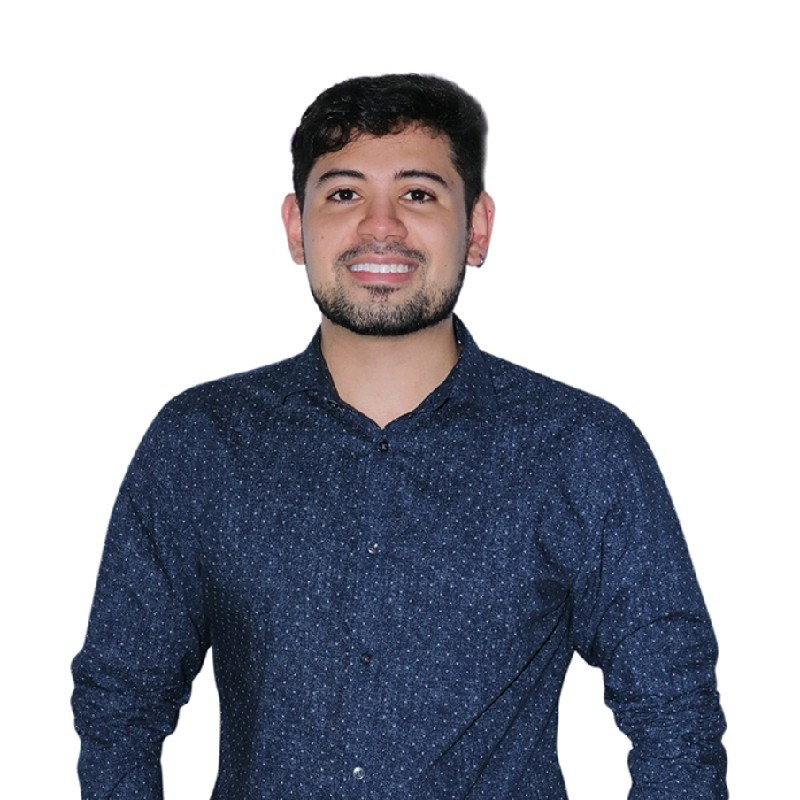
#> input picture Foto.jpg, 800 x 800 px; the run also reads 1 picture not shown here
$ jupyter execute --allow-errors Test1.ipynb
#> lines starting #> are read from the running program, lines starting #| are printed output that depends on the picture
[cell 1]
def image_convert(filename,Originalfolder,FinalFolder):
#> called with filename = 'Foto.jpg', Originalfolder = '', FinalFolder = ''
    import matplotlib.image as mpimg
    if Originalfolder == '':
        img=Image.open(os.path.join(Originalfolder, filename))
#> img is the input picture: PIL image 800x800 RGB; mean R, G, B 166.3, 168.8, 178
        img = img.convert("L")
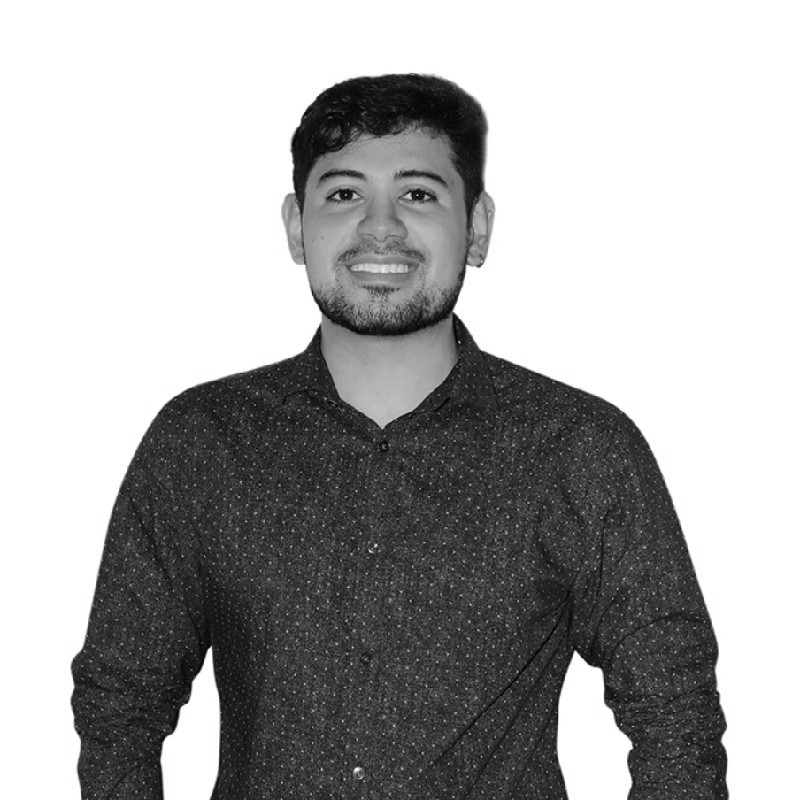
#> img: PIL image 800x800 L; min 0, max 255, mean 169.1
        img = img.resize((256, 256))
#> img: PIL image 256x256 L
        img = np.array(img)
        return img
    else:
        img=Image.open(os.path.join(Originalfolder, filename))
        img = img.convert("L")
        img = img.resize((256, 256))
        img.save(os.path.join(FinalFolder, filename))
        img = mpimg.imread(os.path.join(FinalFolder, filename))
        return img

[cell 2]
import matplotlib.pyplot as plt
import matplotlib.image as mpimg
from PIL import Image
import os
import numpy as np

# Load the image and display it
# imgyo = mpimg.imread('Foto.jpg')
imgyo=image_convert('Foto.jpg','','')
plt.imshow(imgyo, cmap='gray')
imgyo.shape
#> Out = (256, 256)

[cell 3]
import matplotlib.pyplot as plt


# Define the folder where the images are located
Originalfolder  = 'C:\\Users\\acdzapata\\Documents\\Personal\\Especialización\\ML 2\\imagenes'
FinalFolder = 'C:\\Users\\acdzapata\\Documents\\Personal\\Especialización\\ML 2\\imagenes2'

# Load all the images into an array
images = []
for filename in os.listdir(Originalfolder):
    img=image_convert(filename,Originalfolder,FinalFolder)
    plt.imshow(img)
    images.append(img)


# Calculate the average image
avg_img = np.mean(images, axis=0)

# Display the average image
plt.imshow(avg_img, cmap='gray')
plt.show()

[cell 4]
# Calculate the Euclidean distance between your face and the average face
distance = np.linalg.norm(imgyo - avg_img)
#> distance = 1011.3

#np.linalg.norm() calculates the norm of a givn vector or matrix.Remember
#that the norm is a mathematical concept that measures the "size" or "magnitude" of a vector or matrix.

print(f'The distance between your face and the average face is {distance:.2f}')
#| The distance between your face and the average face is 1011.35

[cell 5]
# [10 lines of commented-out code are left out]

## Let’s create the unsupervised Python package

[cell 6]
import numpy as np

class PCA:
    def __init__(self, n_components, method = "eigen"):

        self.n_components = n_components
        self.method = method
        self.components = None
        self.mean = None

    def fit(self, X):
        # center the data
        self.mean = np.mean(X, axis=0)
        self.transform(X)

    def transform(self, X):
        X = X - self.mean

        if self.method == "svd":
            U, s, Vt = np.linalg.svd(X)
            if self.n_components is not None:
                U = U[:, :self.n_components]
                s = s[:self.n_components]
                Vt = Vt[:self.n_components, :]
            self.components = Vt[:self.n_components].T

        elif self.method == "eigen":
            # Calculate the covariance matrix of X
            cov_X = np.cov(X, rowvar=False)
            # Calculate the eigenvalues and eigenvectors of the covariance matrix
            eigvals, eigvecs = np.linalg.eigh(cov_X)
            # Sort the eigenvectors by descending eigenvalues
            idx = np.argsort(eigvals)[::-1]
            eigvals = eigvals[idx]
            eigvecs = eigvecs[:, idx]

            # store the first n_components eigenvectors as the principal components
            self.components = eigvecs[:, : self.n_components]

    def fit_transform(self, X):
        # center the data
        X = X - self.mean

        # project the data onto the principal components
        X_transformed = np.dot(X, self.components)

        return X_transformed

[cell 7]
import matplotlib.pyplot as plt
from sklearn.datasets import load_wine, load_iris

# Load DataSet
wine_data = load_wine()
X, y = wine_data['data'], wine_data['target']

print(X.shape)
print(y.shape)

[cell 8]
plot = plt.scatter(X[:,0], X[:,2], c=y)

plt.legend(handles=plot.legend_elements()[0],
           labels=list(wine_data['target_names']))

plt.show()

[cell 9]
# create a PCA object with 2 components
pca = PCA(n_components=2)
# fit the data
pca.fit(X)

# transform the data using the PCA object
X_transformed = pca.fit_transform(X)

print(X_transformed.shape)

[cell 10]
plot = plt.scatter(X_transformed[:,0], X_transformed[:,1], c=y)

plt.legend(handles=plot.legend_elements()[0],
           labels=list(wine_data['target_names']))

plt.show()

[cell 11]
from sklearn.preprocessing import StandardScaler
from sklearn.pipeline import Pipeline

# Normalise the data
scaler = StandardScaler()
scaler.fit(X)
X_normalised = scaler.fit_transform(X)

# Apply PCA now
pca.fit(X_normalised)

# transform the data using the PCA object
X_transformed = pca.fit_transform(X_normalised)


plot = plt.scatter(X_transformed[:,0], X_transformed[:,1], c=y)

plt.legend(handles=plot.legend_elements()[0],
           labels=list(wine_data['target_names']))

plt.show()
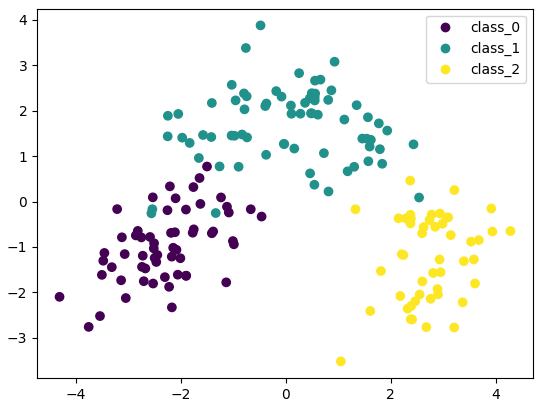
#> figure drawn by matplotlib, 1 panel

[cell 12]
imgyo.shape
#> Out = (256, 256)

[cell 13]
# create a PCA object with 2 components
pca = PCA(n_components=100,method="svd")
# fit the data
pca.fit(imgyo)
#> in transform (call 3), `X = X - self.mean`:
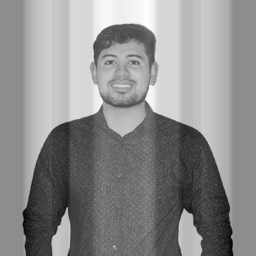
#> X: shape (256, 256) float64; min -208.4, max 169.4, mean 0; drawn with min black and max white
#> in transform (call 3), `U, s, Vt = np.linalg.svd(X)`:
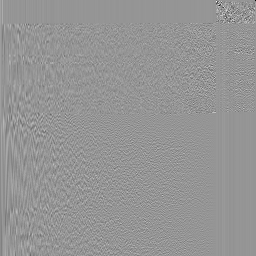
#> U: shape (256, 256) float64; min -0.962, max 0.68, mean 0.000167; drawn with min black and max white
#> in transform (call 3), `U, s, Vt = np.linalg.svd(X)`:
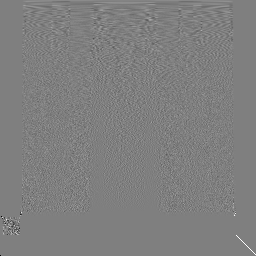
#> Vt: shape (256, 256) float64; min -0.999, max 1, mean 0.000523; drawn with min black and max white
#> in transform (call 3), `U, s, Vt = np.linalg.svd(X)`: s = 256 values, max 17001.7 at index 0, min 1.44e-12 at index 255, mean 324.6
#> in transform (call 3), `U = U[:, :self.n_components]`:
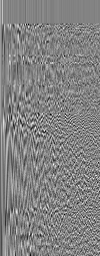
#> U: shape (256, 100) float64; min -0.298, max 0.282, mean -1.79e-18; drawn with min black and max white
#> in transform (call 3), `s = s[:self.n_components]`: s = 100 values, max 17001.7 at index 0, min 112 at index 99, mean 782.4
#> in transform (call 3), `Vt = Vt[:self.n_components, :]`:
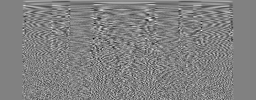
#> Vt: shape (100, 256) float64; min -0.382, max 0.371, mean 0.000765; drawn with min black and max white

# transform the data using the PCA object
imgyoreinvented = pca.fit_transform(imgyo)
#> in fit_transform (call 3), `X_transformed = np.dot(X, self.components)`:
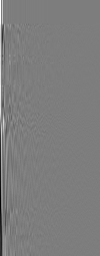
#> X_transformed: shape (256, 100) float64; min -1370.9, max 1409.2, mean 0; drawn with min black and max white

print(imgyoreinvented.shape)
#| (256, 100)

[cell 14]
plt.subplot(121)
plt.imshow(imgyo, cmap='gray')
plt.title('Old Me')

plt.subplot(122)
plt.imshow(imgyoreinvented, cmap='gray')
plt.title('New...me?')

plt.show()

## Punto 5 y 6

[cell 15]
import numpy as np
import matplotlib.pyplot as plt
from sklearn.datasets import fetch_openml
from sklearn.linear_model import LogisticRegression
from sklearn.model_selection import train_test_split

#> (a cell that did not finish here is left out)

#> (a cell that did not finish here is left out)

[cell 18]
X /= 255.0

[cell 19]
X_train, X_test, y_train, y_test = train_test_split(X, y, test_size=0.2, random_state=42)

[cell 20]
X_test

[cell 21]
model = LogisticRegression(penalty='none', solver='saga')
#> (the rest of this cell did not finish here and is left out)

[cell 22]
# Load the image and convert it to grayscale
img = Image.open('ocho.jpeg').convert('L')
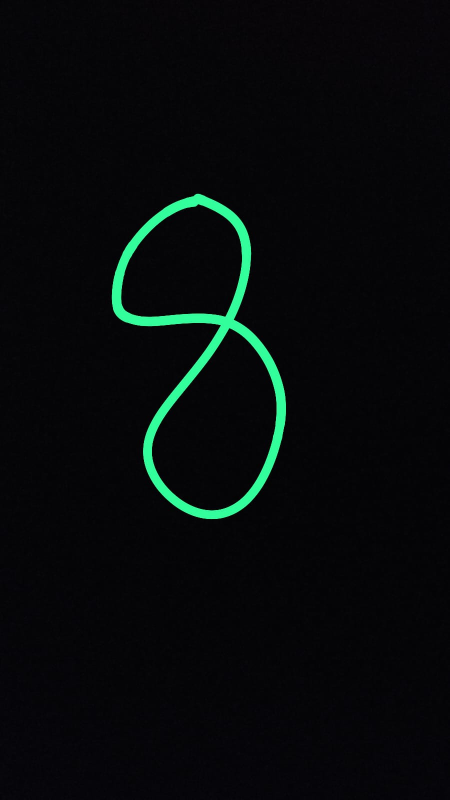
#> input picture ocho.jpeg, 899 x 1599 px (shown at 1/2 size)
#> img: PIL image 899x1599 L
img = img.resize((28, 28))
#> img: PIL image 28x28 L
img = np.array(img).astype('float32') / 255.0
#> img: shape (28, 28) float32
#> (the rest of this cell did not finish here and is left out)

#> (a cell that did not finish here is left out)

#### MNIST PCA eigen

[cell 24]
# create a PCA object with 2 components
pca = PCA(n_components=2)
X_eigen= X.copy()
# fit the data
pca.fit(X_eigen)

# transform the data using the PCA object
X_transformed_eigen = pca.fit_transform(X_eigen)

print(X_transformed_eigen.shape)

[cell 25]
plot = plt.scatter(X_transformed_eigen[:,0], X_transformed_eigen[:,1], c=y)

plt.legend(handles=plot.legend_elements()[0],
           labels=list(wine_data['target_names']))

plt.show()

[cell 26]
# Normalise the data
scaler = StandardScaler()
scaler.fit(X_eigen)
X_normalised = scaler.fit_transform(X_eigen)

# Apply PCA now
pca.fit(X_normalised)

# transform the data using the PCA object
X_transformed_eigen = pca.fit_transform(X_normalised)


plot = plt.scatter(X_transformed_eigen[:,0], X_transformed_eigen[:,1], c=y)

plt.legend(handles=plot.legend_elements()[0],
           labels=list(wine_data['target_names']))

plt.show()

[cell 27]
X_train, X_test, y_train, y_test = train_test_split(X_eigen, y, test_size=0.2, random_state=42)
model = LogisticRegression(penalty='none', solver='saga')
#> (the rest of this cell did not finish here and is left out)

#### PCA MNIST SVA

[cell 28]
# create a PCA object with 2 components
pca = PCA(n_components=2,method="svd")
X_svd= X.copy()
# fit the data
pca.fit(X_svd)

# transform the data using the PCA object
X_transformed_svd = pca.fit_transform(X_svd)

print(X_transformed_svd.shape)

[cell 29]
plot = plt.scatter(X_transformed_svd[:,0], X_transformed_svd[:,1], c=y)

plt.legend(handles=plot.legend_elements()[0],
           labels=list(wine_data['target_names']))

plt.show()

[cell 30]
# Normalise the data
scaler = StandardScaler()
scaler.fit(X_svd)
X_normalised = scaler.fit_transform(X_svd)

# Apply PCA now
pca.fit(X_normalised)

# transform the data using the PCA object
X_transformed_svd = pca.fit_transform(X_normalised)


plot = plt.scatter(X_transformed_svd[:,0], X_transformed_svd[:,1], c=y)

plt.legend(handles=plot.legend_elements()[0],
           labels=list(wine_data['target_names']))

plt.show()

[cell 31]
X_train, X_test, y_train, y_test = train_test_split(X_svd, y, test_size=0.2, random_state=42)
model = LogisticRegression(penalty='none', solver='saga')
#> (the rest of this cell did not finish here and is left out)

Repeat the process above but now using the built-in algorithms in the Scikit-Learn library. How different
are these results from those of your implementation? Why?

[cell 32]
from sklearn.decomposition import PCA

[cell 33]
# crea un objeto PCA y ajusta los datos SVD
pca = PCA(n_components=2, svd_solver='full')
X_pca_sl= X.copy()
# X_pca_sl = pca.fit_transform(X_pca_sl)

X_transformed_pca = pca.fit_transform(X_pca_sl)

print(X_transformed_pca.shape)

[cell 34]
plot = plt.scatter(X_transformed_pca[:,0], X_transformed_pca[:,1], c=y)

plt.legend(handles=plot.legend_elements()[0],
           labels=list(wine_data['target_names']))

plt.show()

[cell 35]
# Normalise the data
scaler = StandardScaler()
scaler.fit(X_pca_sl)
X_normalised_pca_sl= scaler.fit_transform(X_pca_sl)

# scaler.fit(y.reshape(-1, 1))
# y_normalised_pca_sl= scaler.fit_transform(y.reshape(-1, 1))

# Apply PCA now
pca.fit(X_normalised_pca_sl)

# transform the data using the PCA object
X_transformed_pca_sl = pca.fit_transform(X_normalised_pca_sl)


plot = plt.scatter(X_transformed_pca_sl[:,0], X_transformed_pca_sl[:,1], c=y)

plt.legend(handles=plot.legend_elements()[0],
           labels=list(wine_data['target_names']))

plt.show()
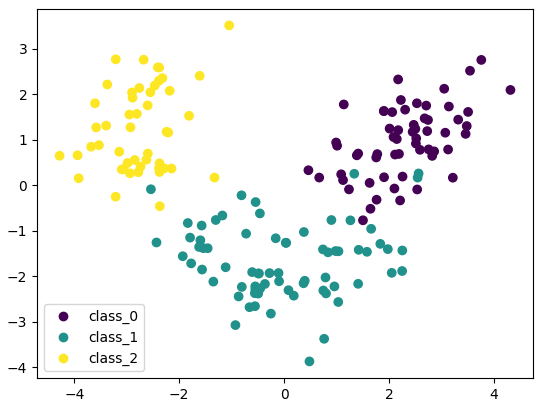
#> figure drawn by matplotlib, 1 panel
